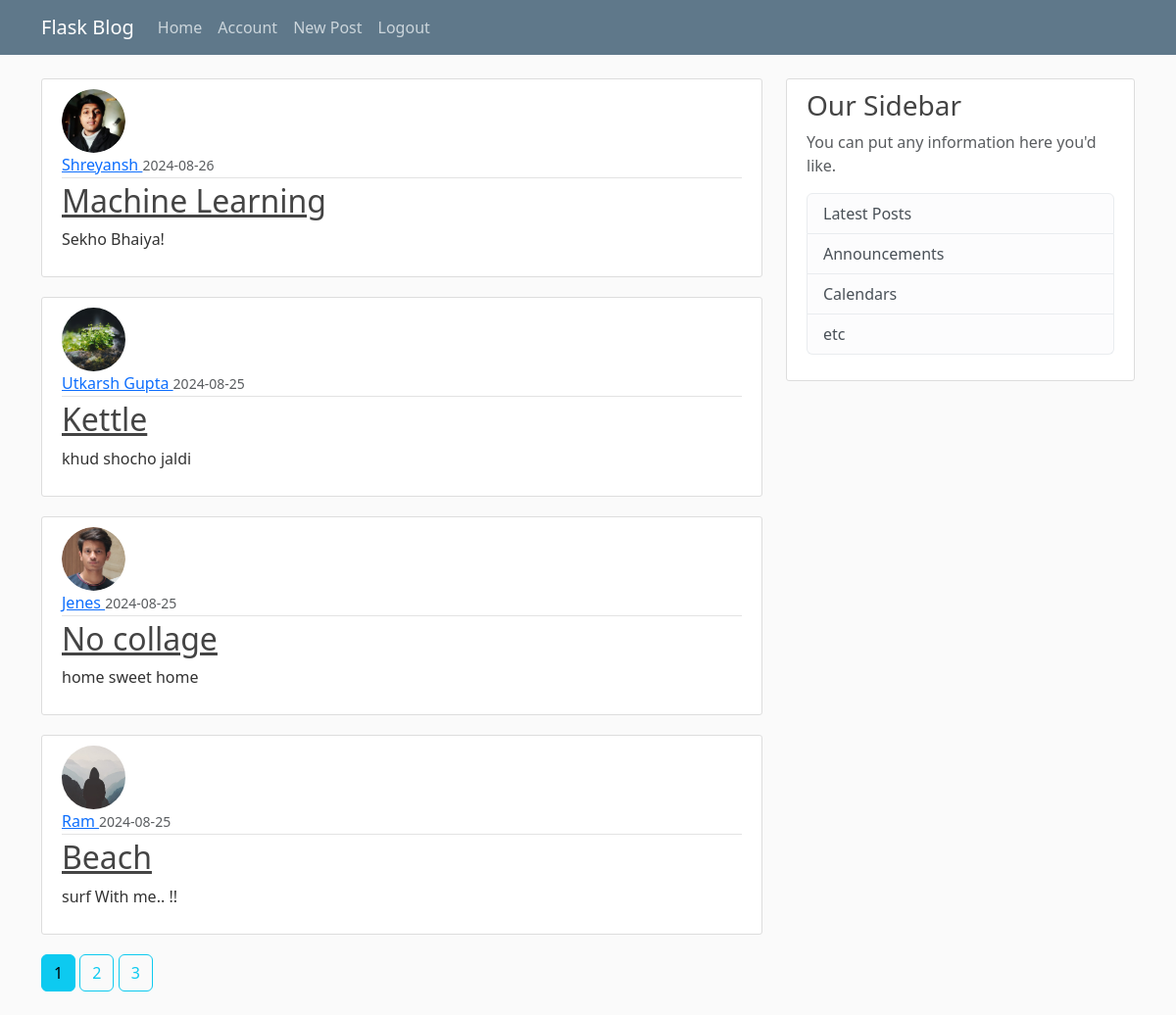
Screenshot of /home (signed in) with the database file from the repository.
### blog/models.py (models this page shows, shortened)
class Post(db.Model):
    id = db.Column(db.Integer, primary_key=True)
    title = db.Column(db.String(100), nullable=False)
    date_posted = db.Column(db.DateTime, nullable=False, default=datetime.utcnow)
    content = db.Column(db.Text, nullable=False)
    user_id = db.Column(db.Integer, db.ForeignKey('user.id'), nullable=False) #user table is used

class User(db.Model, UserMixin):
    id = db.Column(db.Integer, primary_key=True)
    username = db.Column(db.String(20), unique=True, nullable=False)
    email = db.Column(db.String(120), unique=True, nullable=False)
    image_file = db.Column(db.String(20), nullable=False, default='default.jpg')
    password =  db.Column(db.String(60), nullable=False)
    posts = db.relationship('Post', backref='author', lazy=True) #not a column of table used to define relation referenced Post class

### blog/routes.py (the view)
@app.route("/home")
@login_required
def hello():
    page = request.args.get('page', 1, type=int)
    posts = Post.query.order_by(Post.date_posted.desc()).paginate(per_page=4, page=page)
    return render_template("home.html", post=posts)

### blog/models.py (called while the page is built)
@login_manager.user_loader
def load_user(user_id):
    return User.query.get(int(user_id))

### blog/templates/home.html
{% extends "layout.html" %}
{% block content %}
    {% for p in post.items %}
       <article class="media content-section">
            <img class="rounded-circle article-img" src="{{ url_for('static', filename='profile_pic/' + p.author.image_file) }}">
          <div class="media-body">
            <div class="article-metadata">
              <a class="mr-2" href="{{url_for('user_posts', username=p.author.username)}}">{{ p.author.username }} </a>
              <small class="text-muted">{{ p.date_posted.strftime('%Y-%m-%d') }}</small>
            </div>
            <h2><a class="article-title" href="/post/{{p.id}}">{{ p.title }}</a></h2>
            <p class="article-content">{{ p.content }}</p>
          </div>
        </article>
    {% endfor %}
    {% for page_num in post.iter_pages(left_edge=1, right_edge=1, left_current=1, right_current=1) %}
        {% if page_num %}
            {% if post.page == page_num %}
                <a class="btn btn-info mb-4" href="{{url_for('hello', page=page_num)}}">{{page_num}}</a>
            {% else %}
                <a class="btn btn-outline-info mb-4" href="{{url_for('hello', page=page_num)}}">{{page_num}}</a>
            {% endif %}
        {% else %}
            ...
        {% endif %}
    {% endfor %}
{% endblock content %}

### blog/templates/layout.html (shortened to what this page needs)
<!DOCTYPE html>
<html lang="en">
<head>
    <link href="https://cdn.jsdelivr.net/npm/bootstrap@5.3.3/dist/css/bootstrap.min.css" rel="stylesheet">
    <link rel="stylesheet" type="text/css" href="{{ url_for('static' , filename='main.css') }}" >
</head>
<body>
    <header class="site-header">
      <nav class="navbar navbar-expand-md navbar-dark bg-steel fixed-top">
        <div class="container">
          <a class="navbar-brand mr-4" href="/">Flask Blog</a>
          <div class="collapse navbar-collapse" id="navbarToggle">
            <div class="navbar-nav mr-auto">
              <a class="nav-item nav-link" href="/">Home</a>
            </div>
            <div class="navbar-nav">
                <a class="nav-item nav-link" href="/account">Account</a>
                {% if current_user.is_authenticated %}
                    <a class="nav-item nav-link" href="/post/new">New Post</a>
                    <a class="nav-item nav-link" href="/logout">Logout</a>
                {% else %}
                  <a class="nav-item nav-link" href="/login">Login</a>
                  <a class="nav-item nav-link" href="/register">Register</a>
                {% endif %}
            </div>
          </div>
        </div>
      </nav>
    </header>
    <main role="main" class="container">
      <div class="row">
        <div class="col-md-8">
          {% block content %}{% endblock %}
        </div>
        <div class="col-md-4">
          <div class="content-section">
            <h3>Our Sidebar</h3>
            <p class='text-muted'>You can put any information here you'd like.
              <ul class="list-group">
                <li class="list-group-item list-group-item-light">Latest Posts</li>
                <li class="list-group-item list-group-item-light">Announcements</li>
                <li class="list-group-item list-group-item-light">Calendars</li>
                <li class="list-group-item list-group-item-light">etc</li>
              </ul>
            </p>
          </div>
        </div>
      </div>
    </main>
</body>
</html>

### blog/static/main.css (style rules this page uses)
body { background: #fafafa; color: #333333; margin-top: 5rem; }
h1, h2, h3, h4, h5, h6 { color: #444444; }
.bg-steel { background-color: #5f788a; }
.site-header .navbar-nav .nav-link { color: #cbd5db; }
.content-section { background: #ffffff; padding: 10px 20px; border: 1px solid #dddddd; border-radius: 3px; margin-bottom: 20px; }
.article-title { color: #444444; }
.article-content { white-space: pre-line; }
.article-img { height: 65px; width: 65px; margin-right: 16px; }
.article-metadata { padding-bottom: 1px; margin-bottom: 4px; border-bottom: 1px solid #e3e3e3 }

### rows the page displays
Post: image_file (picture), author.username "Shreyansh", date_posted "2024-08-26", title "Machine Learning", content "Sekho Bhaiya!"
Post: image_file (picture), author.username "Utkarsh Gupta", date_posted "2024-08-25", title "Kettle", content "khud shocho jaldi"
Post: image_file (picture), author.username "Jenes", date_posted "2024-08-25", title "No collage", content "home sweet home"
Post: image_file (placeholder picture), author.username "Ram", date_posted "2024-08-25", title "Beach", content "surf With me.. !!"

### other values shown
{{ page_num }} "1"
{{ page_num }} "2" "3"
